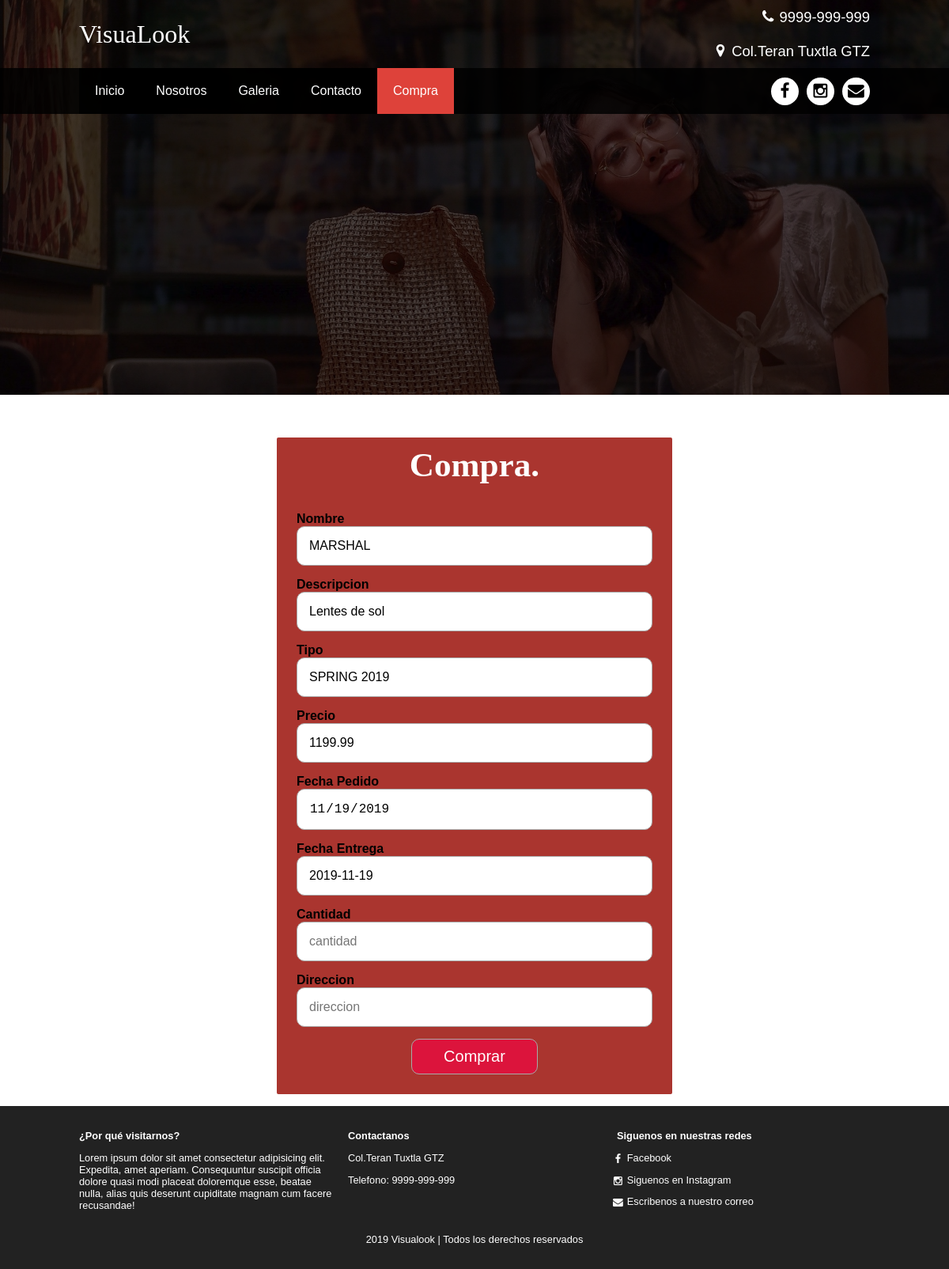
The page /compra.php?id=12 on the database its author committed.
### tables this page shows
create table Lente(Idlente int NOT NULL AUTO_INCREMENT PRIMARY KEY,
			Nombre varchar(150),
			Descripcion Varchar(250),
			Tipo Varchar(150),
			Precio float,
			Existencia Int,
			Imagen varchar(150)
);

### compra.php (the view, shortened to what this page needs)
<!DOCTYPE html>
<html lang="en">
<head>
    <link rel="stylesheet" href="font/styles.css">
    <link rel="stylesheet" href="css/styles.css">
    <link rel="stylesheet" href="css/admin.css">
</head>
<body>
    <header class="main-header">
        <div class="container container--flex">
            <div class="logo-container column column--50">
                <h1 class="logo">VisuaLook</h1>
            </div>
            <div class="main-header__contactInfo column column--50">
                <p class="main-header__contactInfo__phone">
                    <span class="icon-telefono">9999-999-999</span>
                </p>
                <p class="main-header__contactInfo__address">
                    <span class="icon-ubicacion">Col.Teran Tuxtla GTZ</span>
                </p>
            </div>
        </div>
    </header>
    <nav class="main-nav">
        <div class="container container--flex">
            <ul class="menu" id="menu">
                <li class="menu__item"><a href="index.php" class="menu__link ">Inicio</a></li>
                <li class="menu__item"><a href="nosotros.php" class="menu__link">Nosotros</a></li>
                <li class="menu__item"><a href="galeria.php" class="menu__link">Galeria</a></li>
                <li class="menu__item"><a href="contacto.php" class="menu__link">Contacto</a></li>
                <li class="menu__item"><a href="compra.php" class="menu__link menu__link--select">Compra</a></li>
            </ul>
            <div class="social-icon">
                <a href="" class="social-icon__link"><span class="icon-facebook"></span></a>
                <a href="" class="social-icon__link"><span class="icon-instagram"></span></a>
                <a href="" class="social-icon__link"><span class="icon-mail"></span></a>
            </div>
        </div>
    </nav>
    <section class="banner"> <img src="img/pm.jpg" alt="" class="banner__img"> </section>
    <main class="main">
        <br><br><br>
        <?php
            $id=$_REQUEST['id'];
			include_once 'conexion.php';
			$mysqlConexion=new mysqli($hostDb,$usuarioDb,$claveDb,$nombreDb);
			$sqlQuery="SELECT * FROM  lente WHERE Idlente='$id'";
			$resultado=$mysqlConexion->query($sqlQuery);
			$row=$resultado->fetch_assoc();
		?>
        <form action="ocompra.php" method="POST" class="form-register">
            <div class="lform"><h2>Compra.</h2></div>
            <div class="contenedor-inputs">
                <label for="uname"><b>Nombre</b></label>
                <input type="text" name="nombre" readonly ="readonly"placeholder="Nombre" class="input-100" required value="<?php echo  $row['Nombre']; ?>">
                <label for="uname"><b>Descripcion</b></label>
                <input type="text" name="descripcion" readonly ="readonly" placeholder="Descripcion" class="input-100" required value="<?php echo $row['Descripcion']; ?>">
                <label for="uname"><b>Tipo</b></label>
                <input type="text" name="tipo" readonly ="readonly" placeholder="Tipo" class="input-100" required value="<?php echo $row['Tipo']; ?>">
                <label for="uname"><b>Precio</b></label>
                <input type="text" name="precio"readonly ="readonly" placeholder="Precio" class="input-100" required value="<?php echo $row['Precio']; ?>">
                <label for="uname"><b>Fecha Pedido</b></label>
                <?php $fcha = date("Y-m-d");?>
                <input type="date" name="fechap" placeholder="Fecha pedido" readonly ="readonly" class="input-100" required value="<?php echo $fcha;?>" >
                <label for="uname"><b>Fecha Entrega</b></label>
                <input type="text" name="fechae" placeholder="Fecha entrega" readonly ="readonly" class="input-100" required value="<?php echo $fcha;?>" >
                <label for="uname"><b>Cantidad</b></label>
                <input type="text" name="cantidad" placeholder="cantidad" class="input-100" required >
                <label for="uname"><b>Direccion</b></label>
                <input type="text" name="direccion" placeholder="direccion" class="input-100" required>
                <input type="submit" value="Comprar" class="btn-enviar">
            </div>
        </form>
    </main>
    <footer>
        <div class="main-footer">
            <div class="container container--flex">
                <div class="column column--33">
                    <h2 class="column__title">¿Por qué visitarnos?</h2>
                    <p class="column__txt">Lorem ipsum dolor sit amet consectetur adipisicing elit. Expedita,
                        amet aperiam. Consequuntur suscipit officia dolore quasi modi placeat doloremque esse,
                        beatae nulla, alias quis deserunt cupiditate magnam cum facere recusandae!
                    </p>
                </div>
                <div class="column column--33">
                    <h2 class="column__title">Contactanos</h2>
                    <p class="column__txt">Col.Teran Tuxtla GTZ</p>
                    <p class="column__txt">Telefono: 9999-999-999</p>
                </div>
                <div class="column column--33">
                    <h2 class="column__title">Siguenos en nuestras redes</h2>
                    <p class="column__txt"><a href="" class="icon-facebook">Facebook</a></p>
                    <p class="column__txt"><a href="" class="icon-instagram">Siguenos en Instagram</a></p>
                    <p class="column__txt"><a href="" class="icon-mail">Escribenos a nuestro correo</a></p>
                </div>
                <p class="copy">2019 Visualook | Todos los derechos reservados</p>
            </div>
        </div>
    </footer>
</body>
</html>

### css/styles.css (style rules this page uses)
* { box-sizing: border-box; }
body { font-family:'montserrat',sans-serif; margin: 0; }
img { display: block; width: 100%; max-width: 100%; }
h1,h2,h3,h4,h5,h6 { margin: 0; }
.container { width: 100%; margin: auto; }
.container--flex { display: flex; flex-wrap: wrap; justify-content: space-between; align-items: center; }
.column { width: 100%; }
.main-header { width: 100%; }
.logo { font-size: 1.8em; color:#DE423A; padding: 10px; font-family: 'Pacifico',cursive; font-weight: 100; }
.main-header__contactInfo__phone { background: #DE423A; color:white; margin:0 auto; padding:10px; }
.main-header__contactInfo__address { padding: 10px; margin: 0; }
.main-header [class*="icon-"]::before { position: relative; top:2px; right: 5px; }
.main-nav { widows: 100%; position: relative; z-index: 2000; padding: 10px; }
.social-icon { display: flex; justify-content: space-between; }
.social-icon [class*="icon-"] { color: black; margin-left:10px; display: flex; justify-content: center; align-items: center; font-size:1.3em; width: 35px; height: 35px; background: white; border-radius: 50%; }
.social-icon__link { text-decoration: none; }
.menu { position: absolute; top:60px; left: 0; width: 100%; background: rgb(0, 0, 0,0.85); padding: 0; margin: 0; list-style: none; text-align:center; height: 0; overflow: hidden; transition: height .3s linear; }
.menu__link { display: block; padding: 15px; color:white; text-decoration: none; }
.menu__link--select { background: #DE423A; }
.banner { margin-top: -55px; position: relative; }
.banner::before { content: ''; position: absolute; width: 100%; height: 100%; background: rgb(0, 0, 0,0.7); z-index: 1000; top: 0; }
.banner__img { width: 100%; height: 500px; object-fit: cover; }
.column__title { font-size: 1.3em; }
.main-footer { background: #222; color:white; padding: 10px; padding-top:20px; padding-bottom: 20px; font-size: .8em; }
.copy { text-align: center; margin: auto; margin-top: 15px; }
.main-footer [class*="icon-"] { color:white; text-decoration: none; }
.main-footer [class*="icon-"]::before { position: relative; top:3px; right: 5px; }
@media screen and (min-width:480px) { .logo { color:white } }
@media screen and (min-width:480px) { .main-header__contactInfo { text-align: right; } }
@media screen and (min-width:480px) { .main-header__contactInfo__phone { background: none; } }
@media screen and (min-width:480px) { .main-header__contactInfo__address { color:white; } }
@media screen and (min-width:480px) { .main-nav { background: rgb(0, 0, 0,0.85); } }
@media screen and (min-width:480px) { .banner { margin-top:-145px; z-index: -1000; } }
@media screen and (min-width:480px) { .main { padding-bottom: 15px; } }
@media screen and (min-width:480px) { .main-footer .container--flex { align-items: flex-start; } }
@media screen and (min-width:480px) { .column--50 { width: 49%; } }
@media screen and (min-width:480px) { .column--33 { width: 32%; } }
@media screen and (min-width:768px) { .column__title { font-size: 1em; } }
@media screen and (min-width:1024px) { .container { width: 1000px; } }
@media screen and (min-width:1024px) { .logo { font-size: 2em; padding:0; } }
@media screen and (min-width:1024px) { .main-header__contactInfo__phone, .main-header__contactInfo__address { padding-right: 0; font-size: 1.15em; } }
@media screen and (min-width:1024px) { .main-nav { padding: 0; } }
@media screen and (min-width:1024px) { .menu { position:static; display: flex; height: auto; width: auto; } }
@media screen and (min-width:1024px) { .menu__link { padding: 20px; } }
@media screen and (min-width:1024px) { .main-footer { padding-top:30px; padding-bottom: 30px; } }

### css/admin.css (style rules this page uses)
.lform { text-align: center; font-size: 1.8em; color:white; padding: 10px; font-family: 'Pacifico',cursive; font-weight: 100; }
.form-register { width: 80%; max-width: 500px; margin: auto; background: rgb(170, 53, 47) ; border-radius: 2px; }
.contenedor-inputs { width: 100%; text-align: center; align-content: center; padding: 25px; display: flex; flex-wrap: wrap; justify-content:space-between; }
input { margin-bottom: 15px; padding: 15px; font-size: 16px; border-radius: 10px; border: 1px solid darkgray; }
.input-100 { width: 100%; }
.btn-enviar { background: crimson; color: white; margin: auto; padding: 10px 40px; cursor: pointer; font-size: 20px; }

### rows shown on the page
lente: nombre "MARSHAL", descripcion "Lentes de sol", tipo "SPRING 2019", precio "1199.99"
